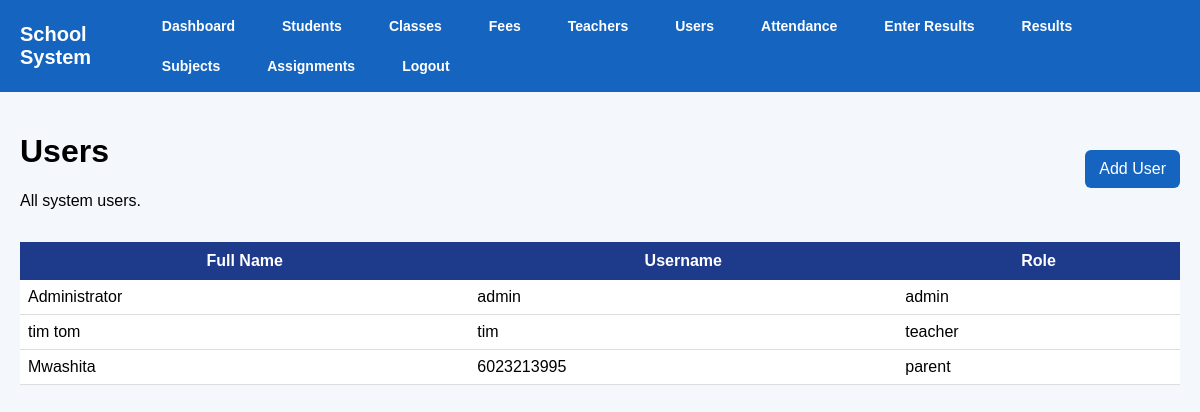
The page /users (signed in) on the database as committed earlier.
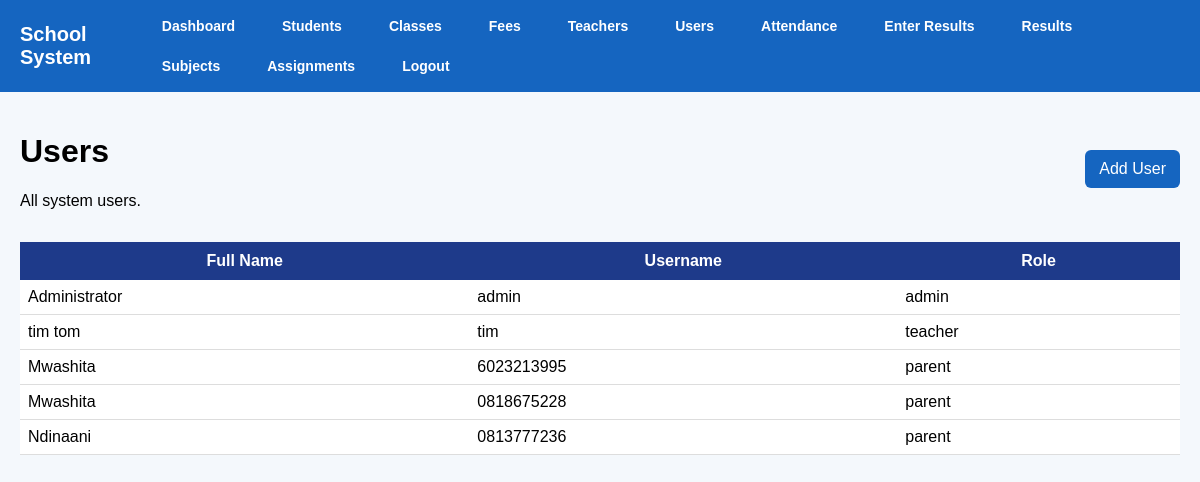
The same page on the database as committed later.
### tables this page shows
CREATE TABLE users (
            id INTEGER PRIMARY KEY AUTOINCREMENT,
            full_name TEXT NOT NULL,
            username TEXT NOT NULL UNIQUE,
            password TEXT NOT NULL,
            role TEXT NOT NULL
        );

### app.py (the view)
@app.route("/users")
@login_required
@roles_required("admin", "director")
def users():
    conn = get_db()
    user_list = conn.execute("SELECT * FROM users").fetchall()
    conn.close()
    return render_template("users.html", users=user_list)

### app.py (called while the page is built)
def get_db():
    conn = sqlite3.connect("school.db")
    conn.row_factory = sqlite3.Row
    return conn

def login_required(f):
    @wraps(f)
    def wrapper(*args, **kwargs):
        if "user_id" not in session:
            flash("Please log in first.", "warning")
            return redirect(url_for("login"))
        return f(*args, **kwargs)
    return wrapper

def roles_required(*allowed_roles):
    def decorator(f):
        @wraps(f)
        def wrapper(*args, **kwargs):
            if "user_id" not in session:
                flash("Please log in first.", "warning")
                return redirect(url_for("login"))
            if session.get("role") not in allowed_roles:
                flash("You are not allowed to access that page.", "danger")
                return redirect(url_for("dashboard"))
            return f(*args, **kwargs)
        return wrapper
    return decorator

### templates/users.html (shortened to what this page needs)
{% extends "base.html" %}
{% block content %}
<div style="display:flex; justify-content:space-between; align-items:center; margin-bottom:16px; gap:12px; flex-wrap:wrap;">
    <div>
        <h1 class="page-title">Users</h1>
        <p class="page-subtitle">All system users.</p>
    </div>
    <a href="{{ url_for('add_user') }}" class="btn">Add User</a>
</div>
<div class="card">
    <div class="table-wrapper">
        <table>
            <thead>
                <tr>
                    <th>Full Name</th>
                    <th>Username</th>
                    <th>Role</th>
                </tr>
            </thead>
            <tbody>
                {% for user in users %}
                <tr>
                    <td>{{ user.full_name }}</td>
                    <td>{{ user.username }}</td>
                    <td>{{ user.role }}</td>
                </tr>
                {% else %}
                <tr>
                    <td colspan="3">No users found.</td>
                </tr>
                {% endfor %}
            </tbody>
        </table>
    </div>
</div>
{% endblock %}

Rows that differ between the two databases and show on the page:
added users: full_name "Mwashita", username "0818675228", role "parent"
added users: full_name "Ndinaani", username "0813777236", role "parent"
